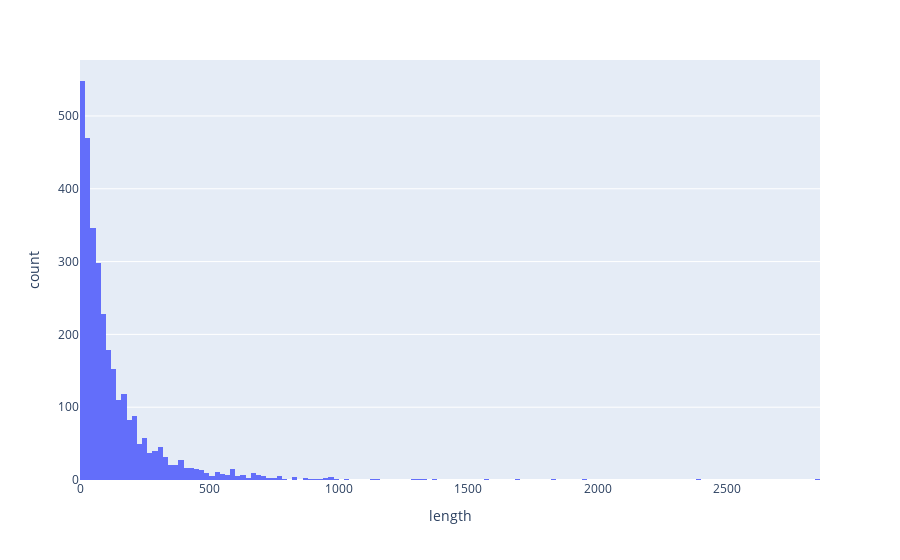

The notebook cell this image was saved under:
### Code cell
# reviews_df["length"].plot(bins=100, kind="hist")
# plt.show()

px.histogram(reviews_df, x="length")

### Figure 1 — Plotly figure (JSON) as saved in the notebook; plotly's stock layout.template omitted (floating-point values rounded to 4 significant figures; data arrays with more than 128 entries replaced by an {"elided": "..."} marker saying what was removed)
{"data": [{"alignmentgroup": "True", "bingroup": "x", "hovertemplate": "length=%{x}<br>count=%{y}<extra></extra>", "legendgroup": "", "marker": {"color": "#636efa", "pattern": {"shape": ""}}, "name": "", "offsetgroup": "", "orientation": "v", "showlegend": false, "type": "histogram", "x": {"elided": "3149 int values"}, "xaxis": "x", "yaxis": "y"}], "layout": {"barmode": "relative", "legend": {"tracegroupgap": 0}, "margin": {"t": 60}, "xaxis": {"anchor": "y", "domain": [0, 1], "title": {"text": "length"}}, "yaxis": {"anchor": "x", "domain": [0, 1], "title": {"text": "count"}}}}
